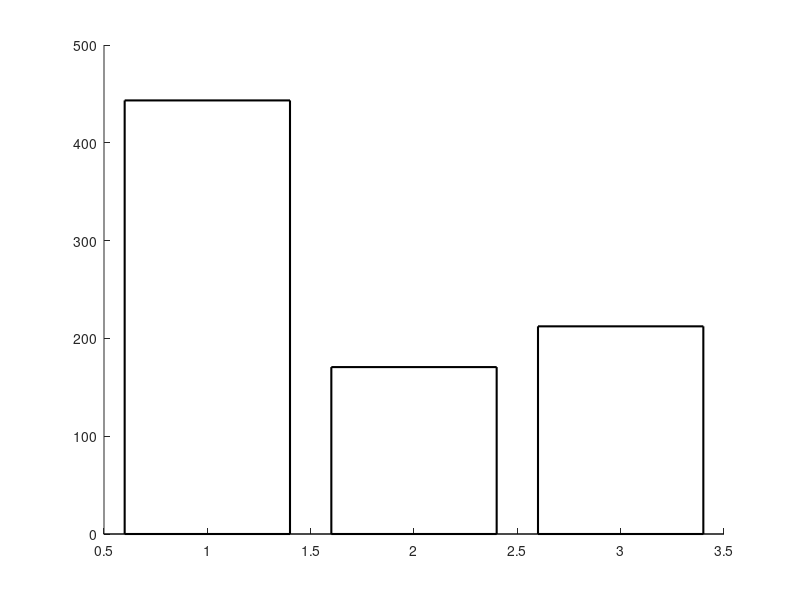

Reproduce this figure in MATLAB. (Note: this script raises an error after producing the figure.)
% Figure 1C: Song Rate per Social Context MA, MF and MM

%% load data for plotting
load("Song_Rate_data");
load("Mean_Song_Rate_data");

%% arrange data for plot

% data for bars
x = [1 2 3];
m = [Mean_Song_Rate_data(1,1) Mean_Song_Rate_data(1,2) Mean_Song_Rate_data(1,3)]';

% data for scatter
b1 = [Song_Rate_data(1,1); Song_Rate_data(1,2); Song_Rate_data(1,3)];
b2 = [Song_Rate_data(2,1); Song_Rate_data(2,2); Song_Rate_data(2,3)];
b3 = [Song_Rate_data(3,1); Song_Rate_data(3,2); Song_Rate_data(3,3)];
b4 = [Song_Rate_data(4,1); Song_Rate_data(4,2); Song_Rate_data(4,3)];
b5 = [Song_Rate_data(5,1); Song_Rate_data(5,2); Song_Rate_data(5,3)];
b6 = [Song_Rate_data(6,1); Song_Rate_data(6,2); Song_Rate_data(6,3)];

%% plot
figure
b = bar(m, 'FaceColor','none','LineWidth',1.5,'EdgeAlpha',0);
hold on

% bars
c = bar(m(1:3));
set(c,'EdgeColor',[0.3176 0.6706 0.6706],'LineWidth', 2,'FaceColor','none'); % teal = MM
hold on
c = bar(m(1:2));
set(c,'EdgeColor', [0.4471 0.1529 0.6314],'LineWidth', 2,'FaceColor','none'); % purple = MF
hold on
c = bar(m(1:1));
set(c,'EdgeColor',[0.9216 0.7608 0.3922],'LineWidth', 2,'FaceColor','none'); % yellow = MA

% scatter data points
s1 = plot(x-0.1,b1,'o','MarkerSize',6,'MarkerEdgeColor',[0 0 0],'MarkerFaceColor',[0 0 0], 'LineWidth', 1);
hold on
s2 = plot(x-0.05,b2,'square','MarkerSize',6,'MarkerEdgeColor',[0 0 0],'MarkerFaceColor',[0 0 0], 'LineWidth', 1);
hold on
s3 = plot(x+0.25,b3,'x','MarkerSize',8,'MarkerEdgeColor',[0 0 0],'MarkerFaceColor',[0 0 0], 'LineWidth', 2);
hold on
s4 = plot(x+0.1,b4,'^','MarkerSize',6,'MarkerEdgeColor',[0 0 0],'MarkerFaceColor',[0 0 0], 'LineWidth', 1);
hold on
s5 = plot(x+0.125,b5,'pentagram','MarkerSize',6,'MarkerEdgeColor',[0 0 0],'MarkerFaceColor',[0 0 0], 'LineWidth', 1.5);
hold on
s6 = plot(x+0.13,b6,'v','MarkerSize',6,'MarkerEdgeColor',[0 0 0],'MarkerFaceColor',[0 0 0], 'LineWidth', 1.5);
hold on

% axes lables
ylim([0 700])
set(gca,'TickLength', [0 0]);
set(gca,'LineWidth',1.5);
set(gca,'FontSize',12);
set(gca,'XTicklabel',{'MA','MF','MM'},'FontSize',12);
xlabel('Social Context', 'FontSize', 16);
ylabel('Mean Song Rate [bouts/day]','FontSize',16);

% legend
h = [s1 s2 s3 s4 s5 s6]; 
l1 = legend(h, {'bird 1', 'bird 2','bird 3','bird 4', 'bird 5','bird 6'},'NumColumns',2,...
    'Location','northeast','Orientation','horizontal','FontSize',12);

box off;

